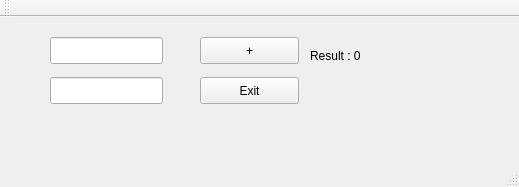
<?xml version="1.0" encoding="UTF-8"?>
<ui version="4.0">
 <class>MainWindow</class>
 <widget class="QMainWindow" name="MainWindow">
  <property name="geometry">
   <rect>
    <x>0</x>
    <y>0</y>
    <width>519</width>
    <height>187</height>
   </rect>
  </property>
  <property name="windowTitle">
   <string>MainWindow</string>
  </property>
  <widget class="QWidget" name="centralWidget">
   <widget class="QPushButton" name="exitBtn">
    <property name="geometry">
     <rect>
      <x>200</x>
      <y>60</y>
      <width>99</width>
      <height>27</height>
     </rect>
    </property>
    <property name="text">
     <string>Exit</string>
    </property>
   </widget>
   <widget class="QPushButton" name="btnSum">
    <property name="geometry">
     <rect>
      <x>200</x>
      <y>20</y>
      <width>99</width>
      <height>27</height>
     </rect>
    </property>
    <property name="text">
     <string>+</string>
    </property>
   </widget>
   <widget class="QLineEdit" name="lineN1">
    <property name="geometry">
     <rect>
      <x>50</x>
      <y>20</y>
      <width>113</width>
      <height>27</height>
     </rect>
    </property>
    <property name="sizePolicy">
     <sizepolicy hsizetype="Expanding" vsizetype="Fixed">
      <horstretch>0</horstretch>
      <verstretch>0</verstretch>
     </sizepolicy>
    </property>
   </widget>
   <widget class="QLineEdit" name="lineN2">
    <property name="geometry">
     <rect>
      <x>50</x>
      <y>60</y>
      <width>113</width>
      <height>27</height>
     </rect>
    </property>
   </widget>
   <widget class="QLabel" name="labelResult">
    <property name="geometry">
     <rect>
      <x>310</x>
      <y>30</y>
      <width>200</width>
      <height>17</height>
     </rect>
    </property>
    <property name="sizePolicy">
     <sizepolicy hsizetype="Expanding" vsizetype="Preferred">
      <horstretch>0</horstretch>
      <verstretch>0</verstretch>
     </sizepolicy>
    </property>
    <property name="text">
     <string>Result : 0</string>
    </property>
   </widget>
  </widget>
  <widget class="QMenuBar" name="menuBar">
   <property name="geometry">
    <rect>
     <x>0</x>
     <y>0</y>
     <width>519</width>
     <height>25</height>
    </rect>
   </property>
  </widget>
  <widget class="QToolBar" name="mainToolBar">
   <attribute name="toolBarArea">
    <enum>TopToolBarArea</enum>
   </attribute>
   <attribute name="toolBarBreak">
    <bool>false</bool>
   </attribute>
  </widget>
  <widget class="QStatusBar" name="statusBar"/>
 </widget>
 <layoutdefault spacing="6" margin="11"/>
 <resources/>
 <connections>
  <connection>
   <sender>exitBtn</sender>
   <signal>clicked()</signal>
   <receiver>MainWindow</receiver>
   <slot>close()</slot>
   <hints>
    <hint type="sourcelabel">
     <x>329</x>
     <y>391</y>
    </hint>
    <hint type="destinationlabel">
     <x>328</x>
     <y>218</y>
    </hint>
   </hints>
  </connection>
 </connections>
</ui>
